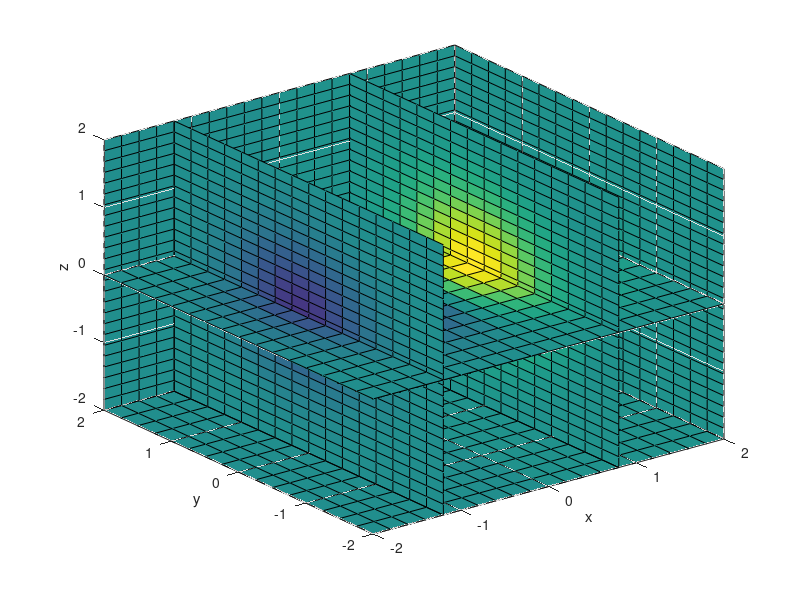

Write MATLAB code to recreate this figure.
x = -2:.2:2;
y = -2:.25:2;
z = -2:.16:2;

[x,y,z] = meshgrid(x,y,z);
v = x.*exp(-x.^2-y.^2-z.^2);

xslice = [-1.2,.8,2];    % location of y-z planes
yslice = 2;              % location of x-z plane
zslice = [-2,0];         % location of x-y planes

slice(x,y,z,v,xslice,yslice,zslice)
xlabel('x')
ylabel('y')
zlabel('z')
